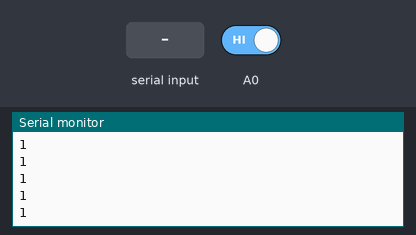
The sketch below on a simulated Arduino Uno, built with avr-gcc and run on an emulated ATmega328P. Shown: the last lines printed to the serial monitor. The inputs (shaded band) are chosen by the test bench; at power-on: A0 HIGH. The modem accepts every AT command (registered, SIM ready, sends succeed) and sends nothing else.

Above: at 1.3 s.
1.4 s: A0 driven LOW
At 2.0 s:
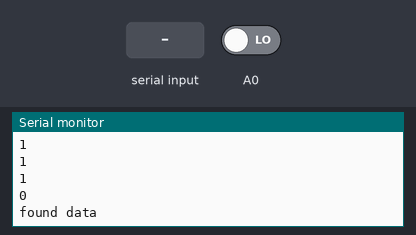
3.0 s: A0 driven HIGH
At 4.78 s:
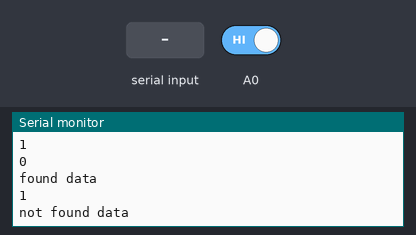
6.0 s: A0 driven LOW
At 7.2 s:
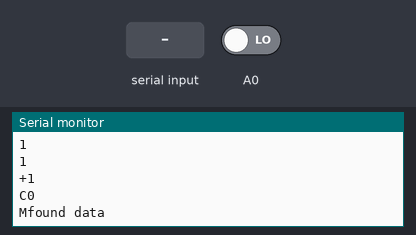
7.6 s: A0 driven HIGH
At 9.46 s:
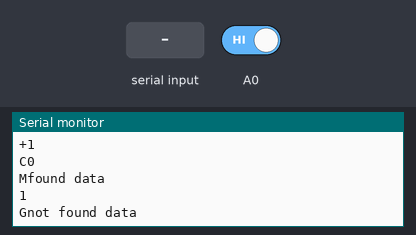
10.6 s: "0" received over the second serial link
At 13.56 s:
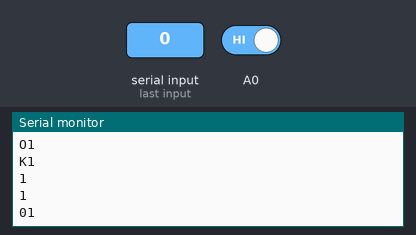
13.6 s: "2" received over the second serial link
At 13.66 s:
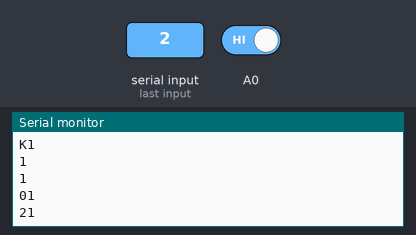
Timing chart, 0 to 16.1 s (numbered marks = the images above; inputs shaded):
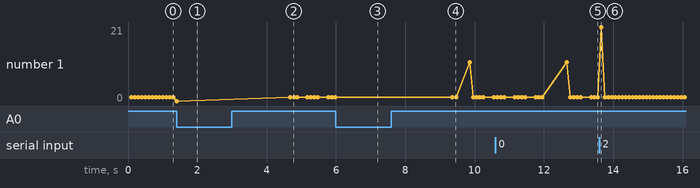

The sketch:

school_project.ino
```cpp
 #include <SoftwareSerial.h>

SoftwareSerial mySerial(9, 10);
int sensorValue = 0;  // variable to store the value coming from the sensor
int count =0;
void setup()
{
  mySerial.begin(9600);   // Setting the baud rate of GSM Module
  Serial.begin(9600);    // Setting the baud rate of Serial Monitor (Arduino)
  delay(100);
}


void loop()
{
  sensorValue = digitalRead(A0);
  // turn the ledPin on
  Serial.println(sensorValue);
  delay(100);
 if (mySerial.available()>0)
   Serial.write(mySerial.read());

   if(sensorValue == 0 && count == 0){
    count=1;
    Serial.println("found data");
  mySerial.println("AT+CMGF=1");    //Sets the GSM Module in Text Mode
  delay(1000);  // Delay of 1000 milli seconds or 1 second
  mySerial.println("AT+CMGS=\"+919498031723\"\r"); // Replace x with mobile number
  delay(1000);
  mySerial.println("YOU HAVE RECEIVED A LETTER :)");// The SMS text you want to send
  delay(100);
   mySerial.println((char)26);// ASCII code of CTRL+Z
  delay(1000);
}
else if(sensorValue==1&&count ==1){
      Serial.println("not found data");
count=0;

}
}
```

Measured:
- after the input at 1.4 s, the serial monitor: prints a new line at once (image 1)
- after the input at 3.0 s, the serial monitor: prints a new line after 1.8 s (image 2)
- after the input at 6.0 s, the serial monitor: prints a new line after 0.08 s (image 3)
- after the input at 7.6 s, the serial monitor: prints a new line after 1.9 s (image 4)
- after the input at 10.6 s, the serial monitor: prints a new line after 3.0 s (image 5)
- after the input at 13.6 s, the serial monitor: prints a new line after 0.06 s (image 6)
- plotted number 1: 1 → 0 after the input at 1.4 s
